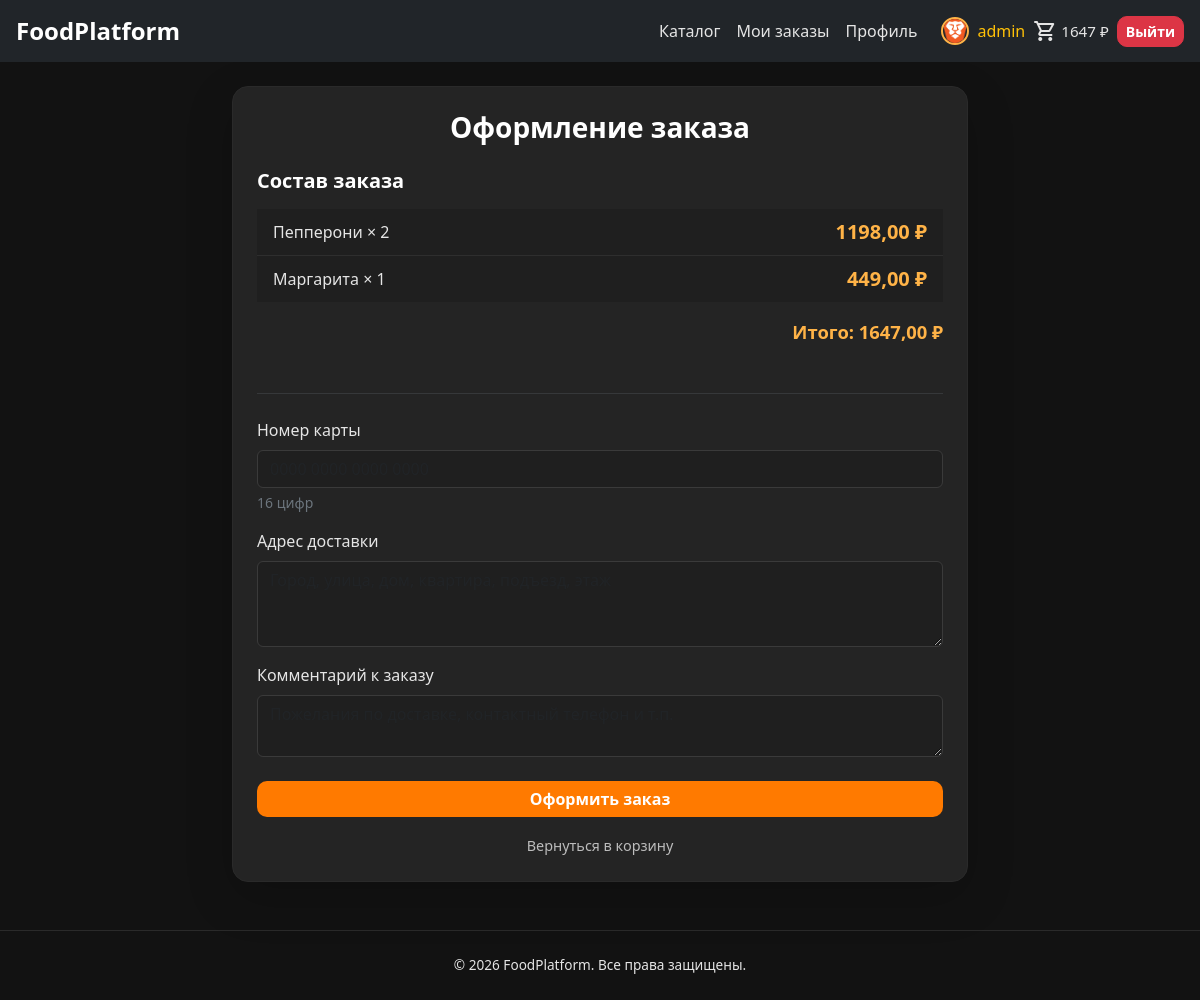
Screenshot of /create-order/ (signed in) with the database file from the repository.
### users/models.py (models this page shows)
class User(AbstractUser):
    first_name = models.CharField("Имя", max_length=150, blank=True)
    last_name = models.CharField("Фамилия", max_length=150, blank=True)
    phone = models.CharField("Телефон", max_length=20, blank=True)
    birth_date = models.DateField(
        "Дата рождения",
        null=True,
        blank=True
    )
    gender = models.CharField(
        "Пол",
        max_length=10,
        choices=[
            ("male", "Мужской"),
            ("female", "Женский")
        ],
        blank=True
    )
    avatar = models.ImageField(
        "Аватар",
        upload_to="avatars/",
        blank=True,
    )
    GENDER_AVATAR_MAP = {
        "male": "img/avatars/default_male.png",
        "female": "img/avatars/default_female.png",
    }
    DEFAULT_AVATAR = "img/avatars/default_neutral.png"
    def get_avatar_url(self):
        if self.avatar:
            return self.avatar.url
        return static(self.GENDER_AVATAR_MAP.get(self.gender, self.DEFAULT_AVATAR))
    class Meta:
        verbose_name = "пользователь"
        verbose_name_plural = "пользователи"

### products/models.py (models this page shows, shortened)
class Basket(models.Model):
    user = models.ForeignKey(
        settings.AUTH_USER_MODEL,
        on_delete=models.CASCADE,
        related_name='baskets',
        verbose_name="Пользователь",
    )
    product = models.ForeignKey(
        Product,
        on_delete=models.CASCADE,
        related_name='baskets',
        verbose_name="Товар",
    )
    quantity = models.PositiveIntegerField("Количество", default=1)
    created_timestamp = models.DateTimeField("Дата добавления", auto_now_add=True)
    class Meta:
        verbose_name = "корзина"
        verbose_name_plural = "корзины"
    def sum(self):
        return self.product.price * self.quantity

class Product(models.Model):
    name = models.CharField("Название", max_length=256)
    image = models.ImageField("Изображение", upload_to='products/')
    description = models.TextField("Описание")
    short_description = models.CharField("Краткое описание", max_length=64)
    price = models.DecimalField("Цена", max_digits=10, decimal_places=2)
    quantity = models.PositiveIntegerField("Количество")
    rating = models.DecimalField(
        "Рейтинг",
        max_digits=2,
        decimal_places=1,
        default=0,
        help_text="От 0 до 5",
    )
    category = models.ForeignKey(
        ProductCategory,
        on_delete=models.CASCADE,
        related_name='products',
        verbose_name="Категория",
    )
    class Meta:
        verbose_name = "товар"
        verbose_name_plural = "товары"

### products/views.py (the view)
# urls.py: path('create-order/', views.create_order, name='create_order'),
@login_required
@transaction.atomic
def create_order(request):
    baskets = Basket.objects.filter(user=request.user)
    if not baskets.exists():
        return redirect('basket')
    if request.method == 'POST':
        form = OrderCreateForm(request.POST)
        if form.is_valid():
            total_sum = sum(item.sum() for item in baskets)
            card_raw = form.cleaned_data["card_number"].replace(" ", "").replace("-", "")
            card_last_four = card_raw[-4:] if len(card_raw) >= 4 else ""
            order = Order.objects.create(
                user=request.user,
                total_price=total_sum,
                delivery_address=form.cleaned_data["delivery_address"],
                comment=form.cleaned_data.get("comment", "") or "",
                card_last_four=card_last_four,
            )
            for item in baskets:
                OrderItem.objects.create(
                    order=order,
                    product=item.product,
                    price=item.product.price,
                    quantity=item.quantity
                )
            baskets.delete()
            messages.success(request, "Заказ успешно создан")
            return redirect('orders')
    else:
        form = OrderCreateForm()
    total_sum = sum(item.sum() for item in baskets)
    return render(request, "products/create_order.html", {
        "form": form,
        "baskets": baskets,
        "total_sum": total_sum,
    })

### products/forms.py (shortened to what this page needs)
class OrderCreateForm(BootstrapFormMixin, forms.Form):
    card_number = forms.CharField(
        label="Номер карты",
        max_length=19,
        required=True,
        widget=forms.TextInput(attrs={
            "class": "form-control js-format-card",
            "placeholder": "0000 0000 0000 0000",
            "autocomplete": "cc-number",
            "inputmode": "numeric",
        }),
        help_text="16 цифр",
    )
    delivery_address = forms.CharField(
        label="Адрес доставки",
        required=True,
        widget=forms.Textarea(attrs={
            "class": "form-control",
            "rows": 3,
            "placeholder": "Город, улица, дом, квартира, подъезд, этаж",
        }),
    )
    comment = forms.CharField(
        label="Комментарий к заказу",
        required=False,
        widget=forms.Textarea(attrs={
            "class": "form-control",
            "rows": 2,
            "placeholder": "Пожелания по доставке, контактный телефон и т.п.",
        }),
    )

### food_platform/form_mixins.py (called while the page is built)
    def _apply_bootstrap_field_classes(self):
        if self.is_bound:
            _ = self.errors
        for name, field in self.fields.items():
            attrs = field.widget.attrs
            classes = attrs.get("class", "").split()
            if self.base_input_class and self.base_input_class not in classes:
                classes.append(self.base_input_class)
            if self.is_bound and self.errors.get(name):
                if self.error_input_class not in classes:
                    classes.append(self.error_input_class)
            attrs["class"] = " ".join(filter(None, classes))

### products/context_processors.py (called while the page is built, shortened)
def cart_total(request):
    if request.user.is_authenticated:
        baskets = Basket.objects.filter(user=request.user).select_related('product')
        total = sum(item.sum() for item in baskets)
        count = sum(item.quantity for item in baskets)
        return {"cart_total": total, "cart_count": count}

### products/templates/products/create_order.html (shortened to what this page needs)
{% extends "products/base.html" %}
{% block content %}
    <div class="row justify-content-center mt-4">
        <div class="col-lg-8">
            <div class="card shadow-lg p-4 card-login">
                <h3 class="text-center mb-4">Оформление заказа</h3>
                <div class="create-order-summary mb-4">
                    <h5 class="mb-3">Состав заказа</h5>
                    <ul class="list-group list-group-flush mb-3">
                        {% for item in baskets %}
                            <li class="list-group-item d-flex justify-content-between align-items-center">
                                <span>{{ item.product.name }} × {{ item.quantity }}</span>
                                <span class="price">{{ item.sum }} ₽</span>
                            </li>
                        {% endfor %}
                    </ul>
                    <p class="text-end mb-0">
                        <strong class="basket-total">Итого: {{ total_sum }} ₽</strong>
                    </p>
                </div>
                <hr class="border-secondary my-4">
                <form method="post" action="{% url 'create_order' %}" class="login-form">
                    <div class="mb-3">
                        <label for="{{ form.card_number.id_for_label }}"
                               class="form-label">{{ form.card_number.label }}</label>
                        {{ form.card_number }}
                        {% if form.card_number.help_text %}
                            <div class="form-text text-secondary">{{ form.card_number.help_text }}</div>{% endif %}
                    </div>
                    <div class="mb-3">
                        <label for="{{ form.delivery_address.id_for_label }}"
                               class="form-label">{{ form.delivery_address.label }}</label>
                        {{ form.delivery_address }}
                    </div>
                    <div class="mb-4">
                        <label for="{{ form.comment.id_for_label }}" class="form-label">{{ form.comment.label }}</label>
                        {{ form.comment }}
                    </div>
                    <button type="submit" class="btn btn-success w-100">Оформить заказ</button>
                </form>
                <div class="text-center mt-3">
                    <a href="{% url 'basket' %}" class="login-link">Вернуться в корзину</a>
                </div>
            </div>
        </div>
    </div>
{% endblock %}

### products/templates/products/base.html (shortened to what this page needs)
{% load static %}
<!DOCTYPE html>
<html lang="ru">
<head>
    <link href="https://cdn.jsdelivr.net/npm/bootstrap@5.3.3/dist/css/bootstrap.min.css" rel="stylesheet">
    <link rel="stylesheet" href="{% static 'css/style.css' %}">
</head>
<body>
<nav class="navbar navbar-expand-lg navbar-dark bg-dark sticky-top">
    <div class="container-fluid px-3">
        <a class="navbar-brand fw-semibold fs-4" href="{% url 'index' %}">FoodPlatform</a>
        <div class="d-none d-lg-flex flex-grow-1 justify-content-end" id="navbarMain">
            <ul class="navbar-nav ms-auto align-items-center">
                <li class="nav-item"><a class="nav-link{% if request.resolver_match.url_name == 'index' or request.resolver_match.url_name == 'category' %} active{% endif %}" href="{% url 'index' %}">Каталог</a></li>
                <li class="nav-item"><a class="nav-link{% if request.resolver_match.url_name == 'orders' %} active{% endif %}" href="{% url 'orders' %}">Мои заказы</a></li>
                {% if user.is_authenticated %}
                    <li class="nav-item"><a class="nav-link{% if request.resolver_match.url_name == 'profile' %} active{% endif %}" href="{% url 'users:profile' %}">Профиль</a></li>
                    <li class="nav-item ms-3 d-flex align-items-center">
                        <img src="{{ user.get_avatar_url }}" alt="" class="profile-avatar-nav me-2">
                        <span class="text-warning">{{ user.username }}</span>
                    </li>
                    <li class="nav-item ms-2">
                        <a href="{% url 'basket' %}"
                           class="navbar-cart d-flex align-items-center text-decoration-none text-white"
                           title="Корзина">
                            <span class="material-symbols-outlined md-24">shopping_cart</span>
                            <span class="navbar-cart__total ms-1">{{ cart_total|floatformat:0 }} ₽</span>
                        </a>
                    </li>
                    <li class="nav-item ms-2">
                        <form method="post" action="{% url 'users:logout' %}" class="d-inline">{% csrf_token %}
                            <button type="submit" class="btn btn-sm btn-danger">Выйти</button>
                        </form>
                    </li>
                {% endif %}
            </ul>
        </div>
    </div>
</nav>
<main class="container mt-4">
    {% block content %}
    {% endblock %}
</main>
<footer class="site-footer text-center">
    <span>&copy; {% now "Y" %} FoodPlatform. Все права защищены.</span>
</footer>
</body>
</html>

### static/css/style.css (style rules this page uses)
body { font-family: "Segoe UI", Arial, sans-serif; margin: 0; min-height: 100vh; background-color: #121212; color: #e5e5e5; }
.material-symbols-outlined { font-variation-settings: "opsz" 24, "wght" 400, "FILL" 0, "GRAD" 0; vertical-align: middle; user-select: none; }
.material-symbols-outlined.md-24 { font-variation-settings: "opsz" 24; }
.nav-link { color: #e5e5e5 !important; }
.navbar-brand { color: #ffffff !important; }
.navbar-cart { color: #e5e5e5; font-size: 0.95rem; font-weight: 500; }
.navbar-cart .material-symbols-outlined { font-variation-settings: "opsz" 24, "FILL" 0, "wght" 400, "GRAD" 0; }
.navbar-cart__total { white-space: nowrap; }
h1, h2, h3, h4, h5, h6 { font-weight: 700; color: #ffffff; margin-bottom: 25px; }
p, span, label, li, td, th { color: #e5e5e5; }
a { text-decoration: none; }
.row { row-gap: 0; }
.card { border: 1px solid #2a2a2a; border-radius: 16px; background: #242424; color: #ffffff; transition: 0.25s ease; overflow: hidden; }
.list-group-item { background: #1f1f1f; color: #e5e5e5; border: none; border-bottom: 1px solid #2e2e2e; }
.btn { border-radius: 10px; font-weight: 600; }
.btn-success { background: #ff7a00; border: none; color: #fff; }
.btn-warning, .btn-danger { color: #fff; }
.price { font-size: 20px; font-weight: 700; color: #ffb347; }
.basket-total { font-size: 1.15rem; font-weight: 700; color: #ffb347; }
.form-control, .form-select { background-color: #1f1f1f; border: 1px solid #3a3a3a; color: #ffffff; }
.form-label { color: #e5e5e5; }
.card-login { max-width: 100%; }
.login-form .form-control { width: 100%; box-sizing: border-box; }
.login-link { color: #bdbdbd; text-decoration: none; font-size: 0.9rem; }
.site-footer { padding: 1.5rem 0; margin-top: 3rem; border-top: 1px solid #2a2a2a; color: #757575; font-size: 0.85rem; }
.profile-avatar-nav { width: 28px; height: 28px; object-fit: cover; border-radius: 50%; border: 2px solid #ffb347; }

### rows the page displays
User: username "admin"
Basket: product.name "Пепперони", quantity "2", sum "1198,00"
Basket: product.name "Маргарита", quantity "1", sum "449,00"

### other values shown
{{ cart_total|floatformat:0 }} "1647"
{{ total_sum }} "1647,00"
